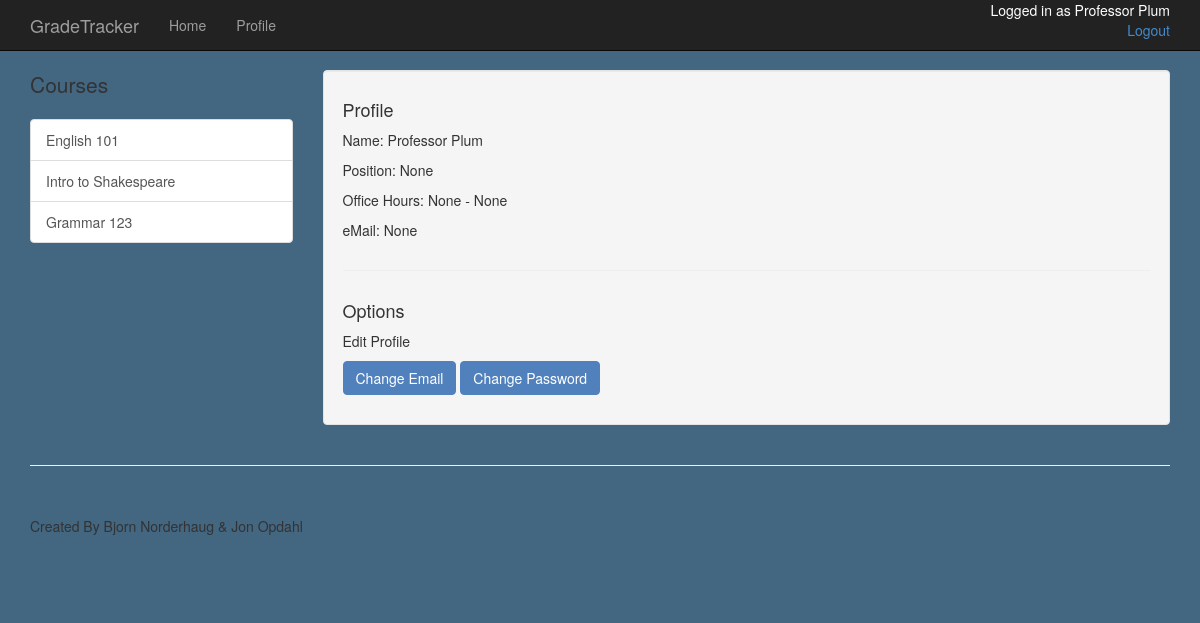
The page /admin/plumpr01/profile (signed in) on the database as committed earlier.
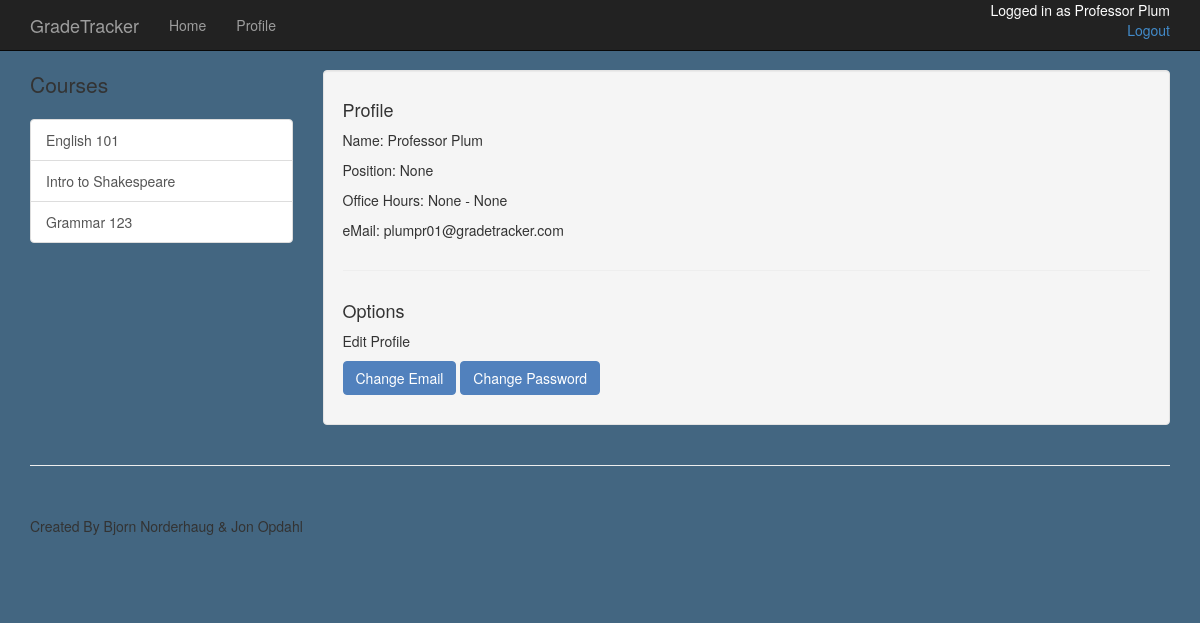
The same page on the database as committed later.
### app/models.py (models this page shows, shortened)
class Admin(db.Model):
	id = db.Column(db.String(8), primary_key=True)
	first_name = db.Column(db.String(50), index=True)
	last_name = db.Column(db.String(50), index=True)
	admin_pass = db.Column(db.String(50))
	position = db.Column(db.String(50))
	email = db.Column(db.String(120))
	begin = db.Column(db.DateTime)
	end = db.Column(db.DateTime)
	classes = db.relationship("Course", backref="teacher", lazy='dynamic')
	def __repr__(self):
		return (self.first_name + ' ' + self.last_name)

### app/views.py (the view)
@app.route('/admin/<id>/profile')
@login_required
def show_admin_prof(id):
	user = Admin.query.filter_by(id=id).first()
	return render_template('admin_profile.html', user=user)

### app/views.py (called while the page is built)
@login_manager.user_loader
def load_user(id):
	user=Student.query.get(str(id))
	if user is None:
		user=Admin.query.get(str(id))
	return user

### app/templates/admin_profile.html
{% extends "new.html" %}
{% block content %}
    <div class="container">
        <div class="row">
            <div class="col-md-3">
                <p class="lead"> Courses </p>
                <div class="list-group">
                	{% for course in user.classes %}
                    <a href="/admin/{{user.id}}/{{course.name}}" class="list-group-item">{{ course.name}}</a>
                    {% endfor %}
                </div>
            </div>
            <div class="col-md-9">
                <div class="well">
                    <div class="row">
                        <div class="col-md-12">
                        	<h4> Profile </h4>
                            <p> Name: {{user}} </p>
                            <p> Position: {{user.position}}</p>
                            <p> Office Hours: {{user.begin}} - {{user.end}}</p>
                            <p> eMail: {{user.email}}</p>
                        </div>
                    </div>
                    <hr>
                    <div class="row">
                        <div class="col-md-12">
                        	<h4> Options </h4>
                            <p> Edit Profile </p>
                            <p><a href="/changemail" class="btn btn-success"> Change Email </a>
                            <a href="/changepassword" class="btn btn-success"> Change Password </a></p>
                        </div>
                    </div>
                </div>
            </div>
        </div>
    </div>
{% endblock %}

### app/templates/new.html (shortened to what this page needs)
<!DOCTYPE html>
<html>
<head>
    <link href="/static/css/bootstrap.min.css" rel="stylesheet">
    <link href="/static/css/shop-item.css" rel="stylesheet">
</head>
<body style="background-color: #436681">
    <nav class="navbar navbar-inverse navbar-fixed-top" role="navigation">
        <div class="container">
            <div class="navbar-header">
                <a class="navbar-brand" href="/home">GradeTracker</a>
            </div>
            <div class="collapse navbar-collapse" id="bs-example-navbar-collapse-1">
                <ul class="nav navbar-nav">
                    <li>
                        <a href="/home">Home</a>
                    </li>
                    <li>
                        <a href="{{ url_for('profile') }}">Profile</a>
                    </li>
                </ul>
                <p id="login_status" class="pull_right">Logged in as {{ user }} <br>
					<a href="{{url_for('logout')}}" class="pull-right"> Logout </a>
				</p>
            </div>
        </div>
    </nav>
    {% block content %}{% endblock %}
    <div class="container">
        <hr>
        <footer>
            <div class="row">
                <div class="col-lg-12">
                    <p>Created By Bjorn Norderhaug & Jon Opdahl</p>
                </div>
            </div>
        </footer>
    </div>
</body>
</html>

Rows that differ between the two databases and show on the page:
changed Admin "Professor Plum": email "None" → "plumpr01@gradetracker.com"
